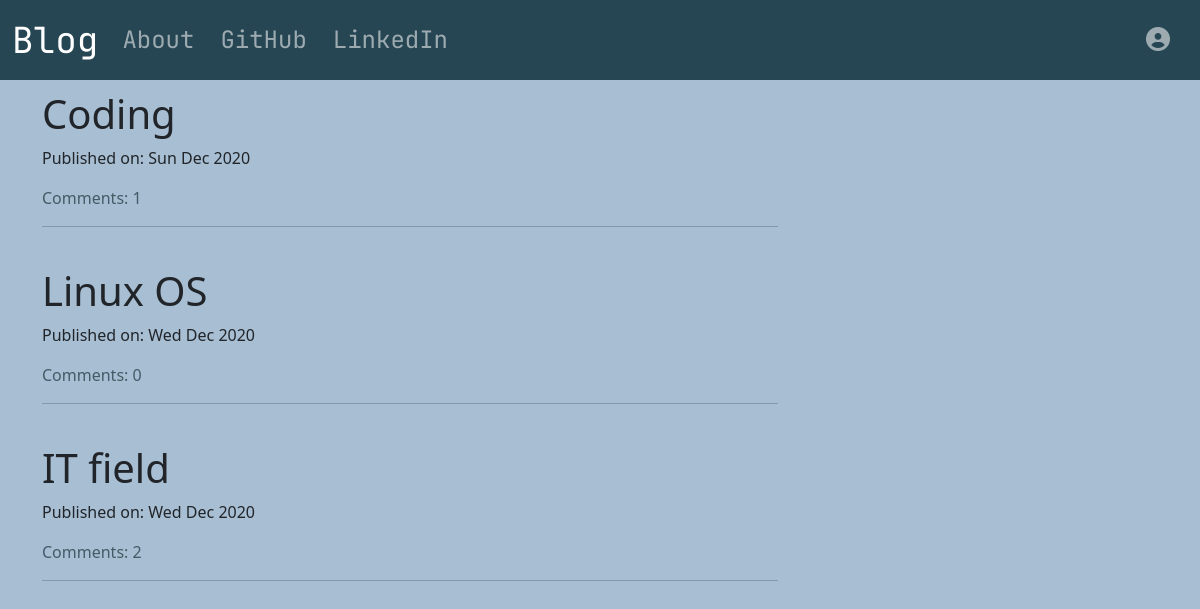
Before: / with the older database file.
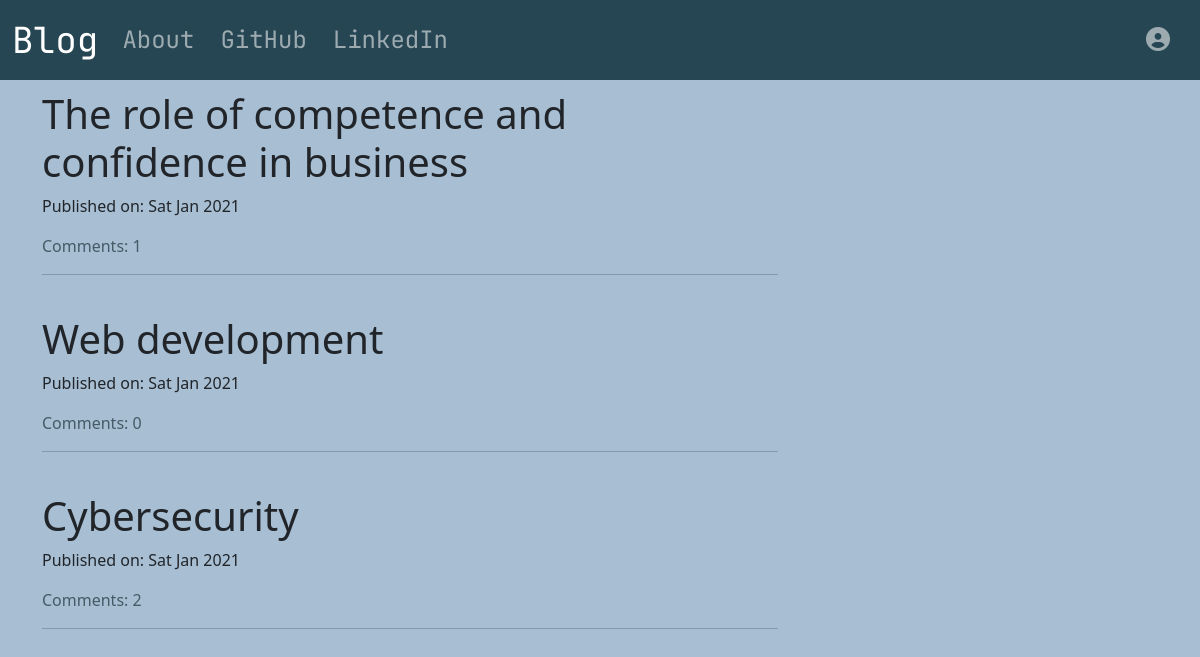
After: the same page with the newer database file.
### blog/models.py (models this page shows, shortened)
class Post(models.Model):
    author = models.ForeignKey('auth.User', on_delete=models.CASCADE)
    title = models.CharField(max_length=200)
    text = models.TextField()
    created_date = models.DateTimeField(default=timezone.now)
    published_date = models.DateTimeField(blank=True, null=True)
    def approve_comments(self):
        return self.comments.filter(approved_comment=True)

### blog/views.py (the view)
class PostListView(ListView):
    model = Post
    def get_queryset(self):
        return Post.objects.filter(published_date__lte=timezone.now()).order_by('-published_date')

### blog/templates/blog/post_list.html
{% extends "blog/base.html" %}
{% block content %}
<div class="centering">
  {% for post in post_list %}
  <div class="post">
    <h1><a id='textstyle' style='color:#212529;' href="{% url 'post_detail' pk=post.pk %}">{{ post.title }}</a></h1>
    <div class="date">
      <p>Published on:   {{ post.published_date|date:"D M Y" }}</p>
    </div>
    <a id='textstyle' style='color:#455B66;' href="{% url 'post_detail' pk=post.pk %}">Comments: {{ post.approve_comments.count }}</a>
  </div> <hr> <br>
  {% endfor %}
</div>
{% endblock %}

### blog/templates/blog/base.html (shortened to what this page needs)
<!DOCTYPE html>
{% load static %}
<html lang="en" dir="ltr">
  <head>
    <link href="https://cdn.jsdelivr.net/npm/bootstrap@5.0.0-beta1/dist/css/bootstrap.min.css" rel="stylesheet">
    <link rel="stylesheet" href="//cdn.jsdelivr.net/npm/medium-editor@latest/dist/css/medium-editor.min.css" type="text/css" media="screen" charset="utf-8">
    <link rel="stylesheet" href="{% static 'css/blog.css' %}">
    <link href="{% static 'fontawesome_free/css/fontawesome.css' %}" rel="stylesheet" type="text/css">
    <link href="{% static 'fontawesome_free/css/brands.css' %}" rel="stylesheet" type="text/css">
    <link href="{% static 'fontawesome_free/css/solid.css' %}" rel="stylesheet" type="text/css">
  </head>
  <body>
    <nav class="navbar navbar-expand-lg fontfam navbar-dark " id='nav-custom'>
      <div class="container-fluid">
        <a class="navbar-brand bigbrand" href="{% url 'post_list' %}">Blog</a>
        <div class="collapse navbar-collapse" id="navbarNav">
          <ul class="navbar-nav">
            <li class="nav-item" id="nav-item">
              <a class="nav-link" href="{% url 'about' %}">About</a>
            </li>
            <li class="nav-item" id="nav-item">
              <a class="nav-link" href="https://github.com/botir-01">GitHub</a>
            </li>
            <li class="nav-item">
              <a class="nav-link" href="https://www.linkedin.com/in/botir-tursunov-a33341201">LinkedIn</a>
            </li>
          </ul>
          <ul class="navbar-nav ms-auto">
            {% if user.is_authenticated %}
            <li class="nav-item" id="nav-item">
              <a class="nav-link" href="{% url 'create_post' %}">New Post</a>
            </li>
            <li class="nav-item" id="nav-item">
              <a class="nav-link" href="{% url 'draft_list' %}">Drafts</a>
            </li>
            <li class="nav-item" id="nav-item">
              <a class="nav-link" href="{% url 'logout' %}">Logout</a>
            </li>
            <li class="nav-item" id="nav-item__welcome">
              <a id='color'>Welcome: {{ user.username }}</a>
            </li>
            {% else %}
            <li class="nav-item  id="nav-item"ms-auto">
              <a class="nav-link" href="{% url 'login' %}">
                <i class="fas fa-user-circle"></i></a>
            </li>
            {% endif %}
          </ul>
        </div>
      </div>
    </nav>
    <div class="content container">
      <div class="row">
        <div class="col-md-8">
          <div class="blog_posts">
            {% block content %}
            {% endblock %}
          </div>
        </div>
      </div>
    </div>
  </body>
</html>

### blog/static/css/blog.css (style rules this page uses)
* { margin: 0; padding: 0; box-sizing: border-box; }
body { background-color: #a7bed3; }
.fontfam { font-family: 'JetBrains Mono', monospace; font-size: 1.5em; margin-bottom: 10px; }
.bigbrand { font-size: 1.5em; }
.centering { margin-left: auto; margin-right: auto; }
:root { --yellow: #feb60a; --red: #ff0062; --blue: #00dbf9; --violet: #da00f7; }
.nav-item { margin-right: 10px; }
#textstyle { text-decoration: none; }
#nav-custom { background-color: #264653; }

Changed rows visible on the page:
removed Post: title "Coding", published_date "Sun Dec 2020", approve_comments.count "1"
removed Post: title "Linux OS", published_date "Wed Dec 2020", approve_comments.count "0"
removed Post: title "IT field", published_date "Wed Dec 2020", approve_comments.count "2"
added Post: title "The role of competence and confidence in business", published_date "Sat Jan 2021", approve_comments.count "1"
added Post: title "Web development", published_date "Sat Jan 2021", approve_comments.count "0"
added Post: title "Cybersecurity", published_date "Sat Jan 2021", approve_comments.count "2"
